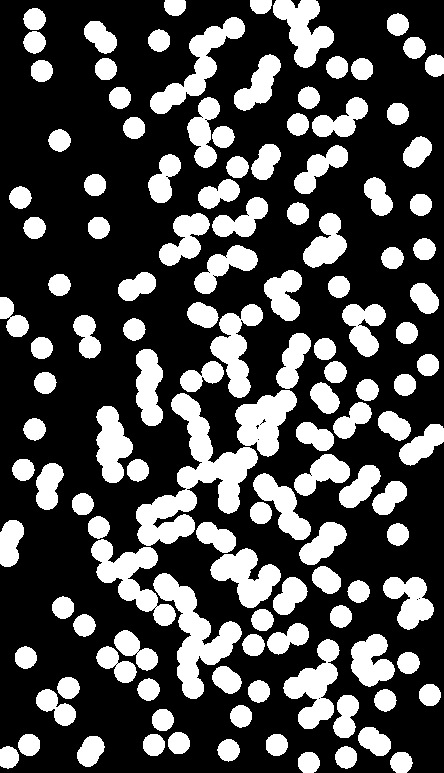
#> input picture A4/A4_resources/q2.jpg, 444 x 773 px
$ python Q2.py
#> lines starting #> are read from the running program, lines starting #| are printed output that depends on the picture; after the words box and inside, x2 and y2 are one past the last pixel; in counts of white or black regions, pixels touching at a corner belong together
import numpy as np
import matplotlib.pyplot as plt

from skimage.io import imread
from skimage.filters import threshold_otsu
from skimage.morphology import label
from skimage.morphology import convex_hull_image
import pdb


if __name__ == "__main__":
    img = imread("A4_resources/q2.jpg", as_gray=True)
#> img is the input picture: shape (773, 444); min 0, max 255, mean 76.2
    bimg = (img > threshold_otsu(img)).astype(int)
#> bimg: shape (773, 444) int64; values 0 (black) and 1 (white), 29.9% white; 129 white regions, largest, box (x1, y1, x2, y2) and area: (136, 393, 258, 546) 6177, (153, 573, 242, 699) 3865, (91, 539, 176, 626) 2784

    mask = label(bimg)
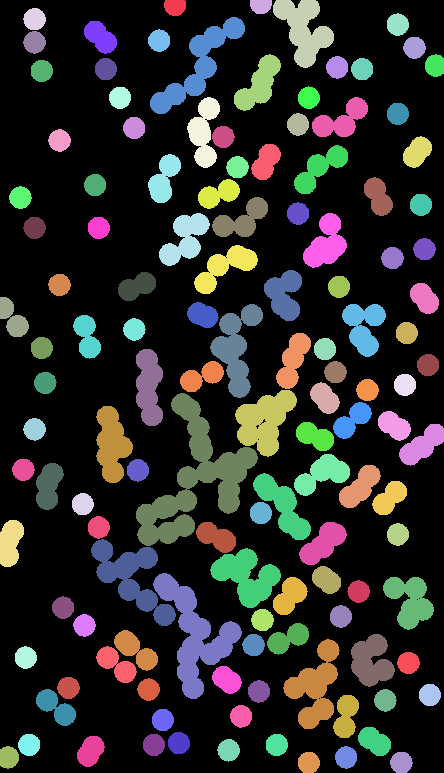
#> mask: shape (773, 444) int64; 130 distinct labels, from 0 to 129; one colour per label, 0 black

    edge_based = []
    non_overlap = []
    overlap = []

    for l in np.unique(mask)[1::]:
        x, y = (mask == l).nonzero()

        if 0 in x or 0 in y or bimg.shape[0]-1 in x or bimg.shape[1]-1 in y:
            edge_based.append((x, y))

        x_min, x_max = x.min(), x.max()
        y_min, y_max = y.min(), y.max()

        region = bimg[x_min-1:x_max+2, y_min-1:y_max+2]
        convex_hull = convex_hull_image(region)

        if np.all(region == convex_hull):
            non_overlap.append((x, y))
        else:
            overlap.append((x, y))
#> this loop made 129 passes
#> (x_min, x_max, y_min, y_max) on passes 1 to 12: (0, 15, 164, 185), (0, 13, 250, 271), (0, 67, 273, 333), (8, 29, 23, 45), (13, 35, 387, 408), (17, 113, 150, 244), (21, 53, 84, 116), (29, 51, 148, 169), (31, 53, 23, 45), (37, 58, 403, 425), (54, 110, 234, 280), (54, 76, 425, 443)
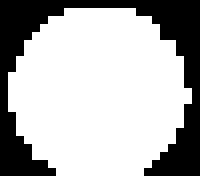
#> region: shape (22, 25) int64 (shown 8 times larger); values 0 (black) and 1 (white), 69.6% white; 1 black region, box (x1, y1, x2, y2) and area: (0, 0, 25, 22) 167
#> after the loop, edge_based = 10 items; non_overlap = 6 items; overlap = 123 items

    edge = np.zeros_like(bimg)
    over = np.zeros_like(bimg)
    nover = np.zeros_like(bimg)
    for x, y in edge_based:
        edge[x, y] = 1
#> this loop made 10 passes
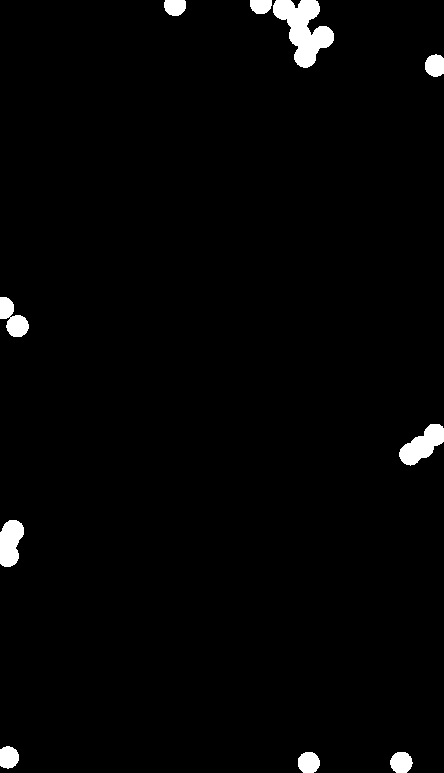
#> edge: shape (773, 444) int64; values 0 (black) and 1 (white), 2% white; 10 white regions, largest, box (x1, y1, x2, y2) and area: (273, 0, 334, 68) 2181, (399, 424, 444, 466) 1020, (0, 520, 24, 567) 860
    for x, y in overlap:
        over[x, y] = 1
#> this loop made 123 passes
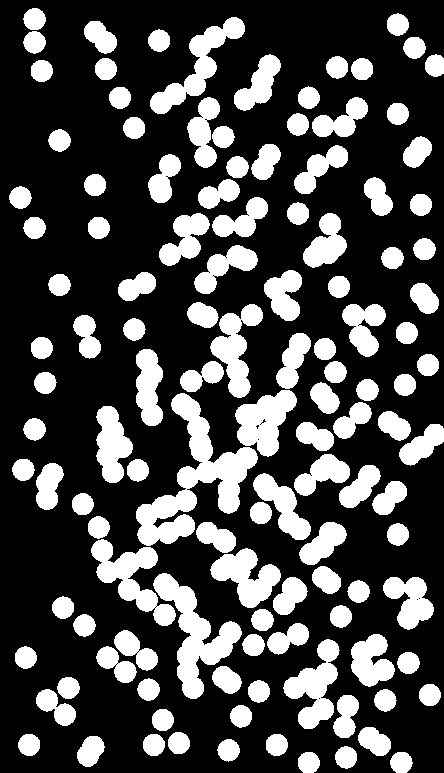
#> over: shape (773, 444) int64; values 0 (black) and 1 (white), 28.5% white; 123 white regions, largest, box (x1, y1, x2, y2) and area: (136, 393, 258, 546) 6177, (153, 573, 242, 699) 3865, (91, 539, 176, 626) 2784
    for x, y in non_overlap:
        nover[x, y] = 1
#> this loop made 6 passes
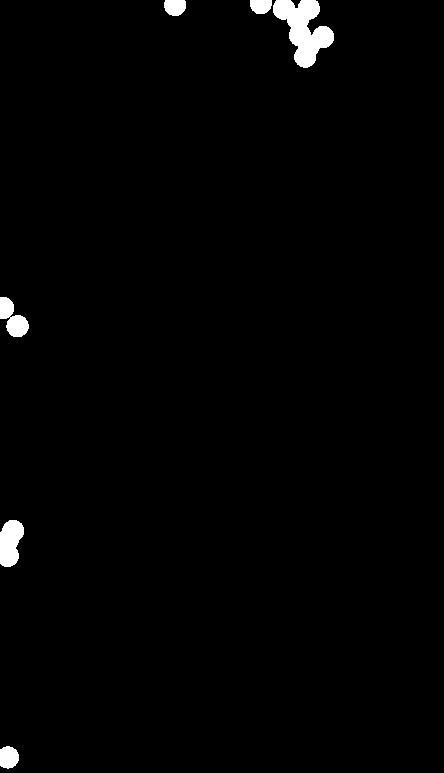
#> nover: shape (773, 444) int64; values 0 (black) and 1 (white), 1.3% white; 6 white regions, box (x1, y1, x2, y2) and area: (273, 0, 334, 68) 2181, (0, 520, 24, 567) 860, (0, 297, 29, 337) 654, (0, 746, 19, 769) 355, (164, 0, 186, 16) 301, (250, 0, 272, 14) 263

    pdb.set_trace()
